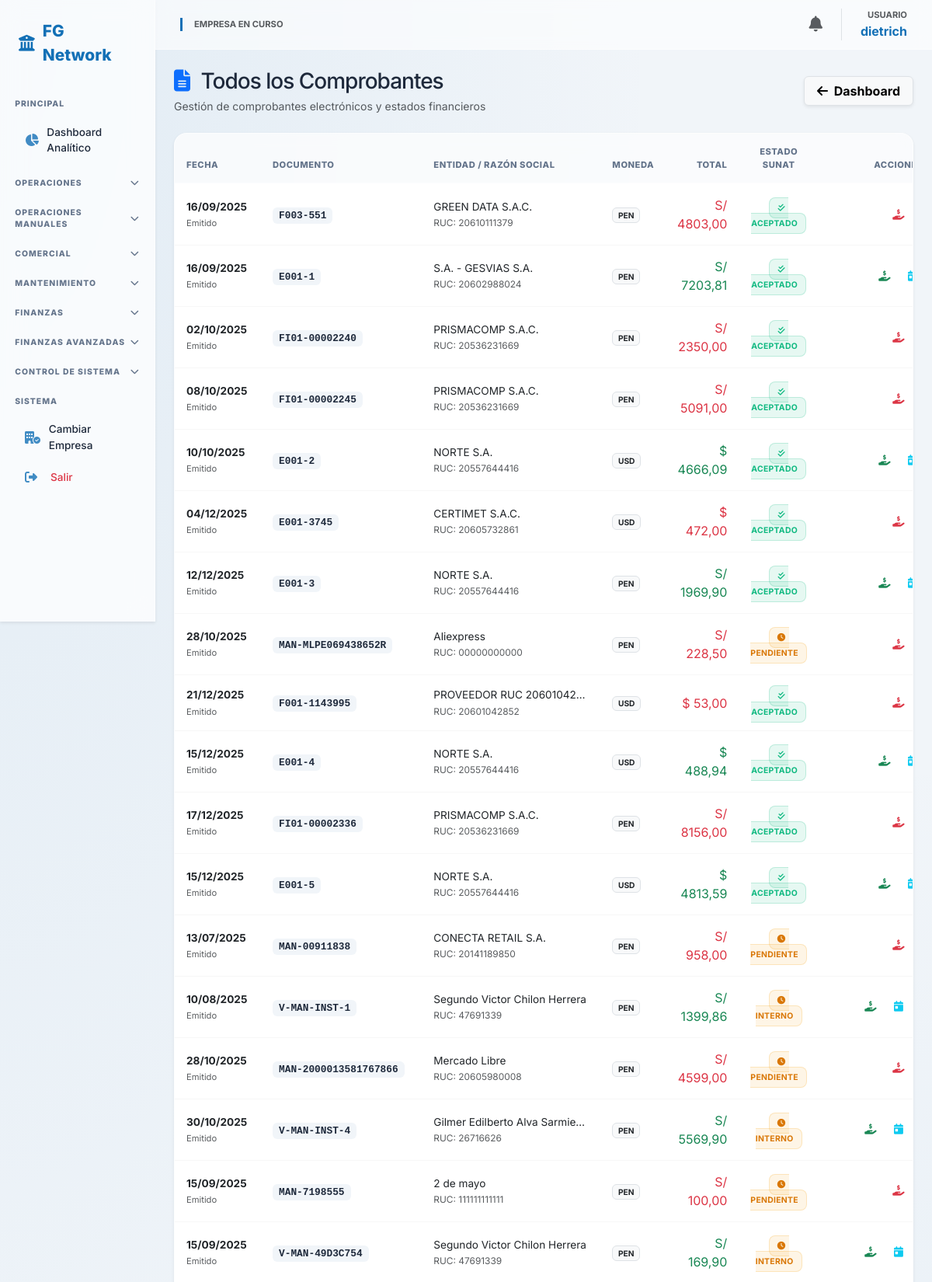
/sistema/trazabilidad/ (signed in, upper part), run on the app's committed database.
### core/models.py (models this page shows, shortened)
class Usuario(AbstractUser):
    empresa_actual = models.ForeignKey(Empresa, on_delete=models.SET_NULL, null=True, blank=True, related_name='usuarios_activos')
    rol = models.ForeignKey(Rol, on_delete=models.PROTECT, null=True)
    empresas_permitidas = models.ManyToManyField(Empresa, related_name='personal')

class Comprobante(models.Model):
    OP_CHOICES = [
        ('Compra', 'Compra'),
        ('Venta', 'Venta')]
    DOC_TIPOS = [
        ('Factura', 'Factura'),
        ('Boleta', 'Boleta'),
        ('Recibo', 'Recibo / Nota de Venta'),
        ('Otros', 'Otros (AliExpress/Amazon)')]
    empresa = models.ForeignKey(Empresa, on_delete=models.CASCADE)
    entidad = models.ForeignKey(Entidad, on_delete=models.PROTECT)
    tipo_documento = models.CharField(max_length=20, choices=DOC_TIPOS)
    operacion = models.CharField(max_length=20, choices=OP_CHOICES)
    serie = models.CharField(max_length=10)
    numero = models.CharField(max_length=20)
    fecha_emision = models.DateField()
    moneda = models.CharField(max_length=3, default='PEN')
    tipo_cambio = models.DecimalField(max_digits=10, decimal_places=3, default=1.0)
    subtotal = models.DecimalField(max_digits=12, decimal_places=2)
    igv = models.DecimalField(max_digits=12, decimal_places=2)
    total = models.DecimalField(max_digits=12, decimal_places=2)
    estado_sunat = models.CharField(max_length=20, default='PENDIENTE')
    es_escudo_tributario = models.BooleanField(default=False)
    es_flete = models.BooleanField(default=False)
    comprobante_asociado = models.ForeignKey('self', on_delete=models.SET_NULL, null=True, blank=True)

class Entidad(models.Model):
    TIPO_CHOICES = [('Proveedor', 'Proveedor'), ('Cliente', 'Cliente'), ('Ambos', 'Ambos')]
    DOC_CHOICES = [('RUC', 'RUC'), ('DNI', 'DNI')]
    empresa = models.ForeignKey(Empresa, on_delete=models.CASCADE)
    tipo_entidad = models.CharField(max_length=20, choices=TIPO_CHOICES)
    tipo_documento = models.CharField(max_length=10, choices=DOC_CHOICES)
    numero_documento = models.CharField(max_length=20) # Único por empresa logicamente
    nombre_razon_social = models.CharField(max_length=200)
    direccion = models.TextField(null=True, blank=True)

class CuentaEstado(models.Model):
    ESTADO_CHOICES = [('Pendiente', 'Pendiente'), ('Parcial', 'Parcial'), ('Cancelado', 'Cancelado')]
    comprobante = models.ForeignKey(Comprobante, on_delete=models.CASCADE, related_name='cuenta_estado')
    monto_total = models.DecimalField(max_digits=12, decimal_places=2)
    saldo_pendiente = models.DecimalField(max_digits=12, decimal_places=2)
    estado = models.CharField(max_length=20, choices=ESTADO_CHOICES, default='Pendiente')
    fecha_vencimiento = models.DateField()

### core/views.py (the view)
# urls.py: path('sistema/trazabilidad/', views.lista_comprobantes, name='lista_comprobantes'),
@login_required
def lista_comprobantes(request):
    emp_id = request.session.get('empresa_id')
    tipo = request.GET.get('tipo') # Puede ser 'Compra' o 'Venta'
    comprobantes = Comprobante.objects.filter(empresa_id=emp_id)
    if tipo:
        comprobantes = comprobantes.filter(operacion=tipo)
    return render(request, 'core/lista_comprobantes.html', {
        'comprobantes': comprobantes,
        'titulo': f"Listado de {tipo}s" if tipo else "Todos los Comprobantes"
    })

### core/context_processors.py (called while the page is built)
def global_context(request):
    context = {
        'n_count': 0,
        'n_alertas': [],
        'user_permisos': {}
    }
    if request.user.is_authenticated:
        emp_id = request.session.get('empresa_id')
        if emp_id:
            context['n_count'] = Notificacion.objects.filter(empresa_id=emp_id, leida=False).count()
            context['n_alertas'] = Notificacion.objects.filter(empresa_id=emp_id, leida=False)[:5]
        if hasattr(request.user, 'rol') and request.user.rol:
            context['user_permisos'] = request.user.rol.permisos
    return context

### core/templates/core/lista_comprobantes.html (shortened to what this page needs)
{% extends 'core/base.html' %}
{% block content %}
<div class="dashboard-container">
    <div class="d-flex flex-column flex-md-row justify-content-between align-items-md-center mb-4 gap-3">
        <div>
            <h3 class="fw-800 mb-1" style="color: var(--text-dark); letter-spacing: -1px;">
                <i class="fa-solid fa-file-lines text-primary me-2"></i> {{ titulo }}
            </h3>
            <p class="text-muted small mb-0">Gestión de comprobantes electrónicos y estados financieros</p>
        </div>
        <div class="d-flex gap-2">
            <a href="{% url 'dashboard' %}" class="btn btn-light border px-3 shadow-sm small fw-bold">
                <i class="fa-solid fa-arrow-left me-1"></i> Dashboard
            </a>
        </div>
    </div>
    <div class="glass-card p-0 overflow-hidden shadow-sm">
        <div class="table-responsive">
            <table class="table table-modern mb-0">
                <thead>
                    <tr>
                        <th style="width: 12%;">Fecha</th>
                        <th style="width: 15%;">Documento</th>
                        <th style="width: 25%;">Entidad / Razón Social</th>
                        <th style="width: 10%;">Moneda</th>
                        <th style="width: 13%; text-align: right;">Total</th>
                        <th style="width: 12%; text-align: center;">Estado SUNAT</th>
                        <th style="width: 13%; text-align: center;">Acciones</th>
                    </tr>
                </thead>
                <tbody>
                    {% for c in comprobantes %}
                    <tr>
                        <td>
                            <div class="fw-bold text-dark">{{ c.fecha_emision|date:"d/m/Y" }}</div>
                            <small class="text-muted" style="font-size: 0.7rem;">Emitido</small>
                        </td>
                        <td>
                            <span class="doc-number">{{ c.serie }}-{{ c.numero }}</span>
                        </td>
                        <td>
                            <div class="fw-800 text-dark text-truncate" style="max-width: 200px;">
                                {{ c.entidad.nombre_razon_social }}
                            </div>
                            <small class="text-muted">RUC: {{ c.entidad.numero_documento }}</small>
                        </td>
                        <td>
                            <span class="badge bg-light text-dark border fw-bold">{{ c.moneda }}</span>
                        </td>
                        <td class="text-end">
                            <div class="fw-800 {% if c.operacion == 'Compra' %}text-danger{% else %}text-success{% endif %}" style="font-size: 1rem;">
                                {% if c.moneda == 'USD' %}${% else %}S/{% endif %} {{ c.total|floatformat:2 }}
                            </div>
                        </td>
                        <td class="text-center">
                            {% if c.estado_sunat == 'ACEPTADO' %}
                                <span class="badge-sunat badge-sunat-aceptado">
                                    <i class="fa-solid fa-check-double me-1"></i> ACEPTADO
                                </span>
                            {% else %}
                                <span class="badge-sunat badge-sunat-pendiente">
                                    <i class="fa-solid fa-clock me-1"></i> {{ c.estado_sunat }}
                                </span>
                            {% endif %}
                        </td>
                        <td class="text-center">
                            <div class="d-flex justify-content-center gap-1">
                                <a href="{% url 'validar_sunat' c.id %}" class="btn-action" title="Validar SUNAT">
                                </a>
                                <a href="{% url 'registrar_pago_comprobante' c.id %}" class="btn-action" title="Mover Dinero">
                                    <i class="fa-solid fa-hand-holding-dollar {% if c.operacion == 'Compra' %}text-danger{% else %}text-success{% endif %}"></i>
                                </a>
                                {% if c.operacion == 'Venta' %}
                                    {% for cuenta in c.cuenta_estado.all %}
                                        <a href="{% url 'configurar_cuotas' cuenta.id %}" class="btn-action" title="Programar Cuotas">
                                            <i class="fa-solid fa-calendar-day text-info"></i>
                                        </a>
                                    {% endfor %}
                                {% endif %}
                            </div>
                        </td>
                    </tr>
                    {% endfor %}
                </tbody>
            </table>
        </div>
    </div>
</div>
{% endblock %}

### core/templates/core/base.html (shortened to what this page needs)
<!DOCTYPE html>
<html lang="es">
<head>
    <link href="https://cdn.jsdelivr.net/npm/bootstrap@5.3.0/dist/css/bootstrap.min.css" rel="stylesheet">
    <link rel="stylesheet" href="https://cdnjs.cloudflare.com/ajax/libs/font-awesome/6.4.2/css/all.min.css">
</head>
<body>
<div class="container-fluid p-0">
    <div class="row g-0">
        <nav class="col-md-2 sidebar d-none d-md-block shadow-sm">
            <div class="sidebar-brand">
                <i class="fa-solid fa-building-columns"></i> FG Network
            </div>
            <div class="menu-header">PRINCIPAL</div>
            <a href="{% url 'dashboard' %}" class="nav-link-item">
                <i class="fa-solid fa-chart-pie"></i> Dashboard Analítico
            </a>
            <div class="menu-header" data-bs-toggle="collapse" data-bs-target="#menuOperaciones">
                OPERACIONES <i class="fa-solid fa-chevron-down chevron"></i>
            </div>
            <div class="menu-header" data-bs-toggle="collapse" data-bs-target="#menuManuales">
                OPERACIONES MANUALES <i class="fa-solid fa-chevron-down chevron"></i>
            </div>
            <div class="menu-header" data-bs-toggle="collapse" data-bs-target="#menuCotizaciones">
                COMERCIAL <i class="fa-solid fa-chevron-down chevron"></i>
            </div>
            <div class="menu-header" data-bs-toggle="collapse" data-bs-target="#menuMantenimiento">
                MANTENIMIENTO <i class="fa-solid fa-chevron-down chevron"></i>
            </div>
            <div class="menu-header" data-bs-toggle="collapse" data-bs-target="#menuFinanzas">
                FINANZAS <i class="fa-solid fa-chevron-down chevron"></i>
            </div>
            <div class="menu-header" data-bs-toggle="collapse" data-bs-target="#menuFinanzasAv">
                FINANZAS AVANZADAS <i class="fa-solid fa-chevron-down chevron"></i>
            </div>
            <div class="menu-header" data-bs-toggle="collapse" data-bs-target="#menuControl">
                CONTROL DE SISTEMA <i class="fa-solid fa-chevron-down chevron"></i>
            </div>
            <div class="menu-header">SISTEMA</div>
            <a href="{% url 'seleccionar_empresa' %}" class="nav-link-item"><i class="fa-solid fa-building-circle-check"></i> Cambiar Empresa</a>
            <a href="{% url 'logout' %}" class="text-danger"><i class="fa-solid fa-right-from-bracket"></i> Salir</a>
        </nav>
        <main class="col-md-10 main-content">
            <nav class="navbar d-flex justify-content-between sticky-top">
                <div class="d-flex align-items-center gap-3">
                    <div style="border-left: 3px solid var(--primary); padding-left: 15px;">
                        <span class="text-muted small d-block" style="font-size: 0.7rem; font-weight: 700; text-transform: uppercase;">Empresa en curso</span>
                    </div>
                </div>
                <div class="d-flex align-items-center gap-4">
                    <div class="dropdown">
                        <a href="#" class="text-muted position-relative" data-bs-toggle="dropdown">
                            <i class="fa-solid fa-bell fs-5"></i>
                        </a>
                    </div>
                    <div class="text-end border-start ps-4">
                        <span class="text-muted small d-block" style="font-size: 0.7rem; font-weight: 700;">USUARIO</span>
                        <span class="fw-bold" style="color: var(--primary);">{{ user.username }}</span>
                    </div>
                </div>
            </nav>
            <div class="p-4">
                {% block content %}{% endblock %}
            </div>
        </main>
    </div>
</div>
</body>
</html>

### core/templates/core/base.html (style rules this page uses)
:root { --primary: #1370b6; --primary-soft: rgba(19, 112, 182, 0.08); --glass-white: rgba(255, 255, 255, 0.75); --glass-border: rgba(255, 255, 255, 0.5); --text-dark: #1e293b; --text-muted: #64748b; --bg-fintech: #f1f5f9; }
body { background-color: var(--bg-fintech); background-image: radial-gradient(at 0% 0%, rgba(19, 112, 182, 0.07) 0px, transparent 50%), radial-gradient(at 100% 100%, rgba(19, 112, 182, 0.07) 0px, transparent 50%); background-attachment: fixed; font-family: 'Inter', sans-serif; color: var(--text-dark); margin: 0; }
.sidebar { background: var(--glass-white); backdrop-filter: blur(15px); -webkit-backdrop-filter: blur(15px); border-right: 1px solid var(--glass-border); height: 100vh; position: fixed; overflow-y: auto; z-index: 1000; padding-bottom: 50px; }
.sidebar-brand { padding: 1.5rem; font-weight: 800; color: var(--primary); font-size: 1.3rem; display: flex; align-items: center; gap: 10px; }
.menu-header { padding: 1rem 1.2rem 0.4rem; font-size: 0.65rem; font-weight: 800; text-transform: uppercase; color: var(--text-muted); letter-spacing: 1px; display: flex; justify-content: space-between; align-items: center; cursor: pointer; transition: all 0.2s; }
.sidebar a { color: var(--text-dark); text-decoration: none; padding: 0.6rem 1.2rem; display: flex; align-items: center; font-size: 0.85rem; font-weight: 500; border-radius: 8px; margin: 0.1rem 0.8rem; transition: all 0.2s ease; }
.sidebar a i { width: 25px; font-size: 1rem; margin-right: 8px; color: var(--primary); opacity: 0.8; }
.navbar { background: rgba(255, 255, 255, 0.6) !important; backdrop-filter: blur(10px); -webkit-backdrop-filter: blur(10px); border-bottom: 1px solid var(--glass-border); padding: 0.7rem 2rem; }
.main-content { margin-left: 16.666667%; min-height: 100vh; }
.menu-header i.chevron { transition: transform 0.3s ease; font-size: 0.7rem; }
.glass-card { background: var(--glass-white); backdrop-filter: blur(10px); border-radius: 16px; border: 1px solid var(--glass-border); box-shadow: 0 10px 30px rgba(0,0,0,0.03); padding: 20px; }

### core/templates/core/lista_comprobantes.html (style rules this page uses)
.table-modern thead th { background: rgba(248, 250, 252, 0.5); color: var(--text-muted); font-size: 0.7rem; text-transform: uppercase; font-weight: 800; letter-spacing: 0.5px; padding: 15px; border-bottom: 2px solid var(--glass-border); }
.table-modern tbody td { padding: 15px; vertical-align: middle; border-bottom: 1px solid rgba(0,0,0,0.03); font-size: 0.85rem; }
.badge-sunat { padding: 6px 10px; border-radius: 8px; font-weight: 700; font-size: 0.65rem; letter-spacing: 0.3px; }
.badge-sunat-aceptado { background: rgba(16, 185, 129, 0.1); color: #10b981; border: 1px solid rgba(16, 185, 129, 0.2); }
.badge-sunat-pendiente { background: rgba(245, 158, 11, 0.1); color: #d97706; border: 1px solid rgba(245, 158, 11, 0.2); }
.doc-number { font-family: 'Monaco', 'Consolas', monospace; background: #f1f5f9; padding: 3px 8px; border-radius: 6px; color: var(--text-dark); font-weight: 600; font-size: 0.8rem; }
.btn-action { width: 32px; height: 32px; display: inline-flex; align-items: center; justify-content: center; border-radius: 8px; transition: all 0.2s; border: 1px solid var(--glass-border); background: white; color: var(--text-muted); text-decoration: none; }
.btn-action i { font-size: 0.85rem; }

### data on the page
Usuario: username "dietrich"
Comprobante: fecha_emision "16/09/2025", serie "F003", numero "551", entidad.nombre_razon_social "GREEN DATA S.A.C.", entidad.numero_documento "20610111379", moneda "PEN", shows "S/", total "4803,00", estado_sunat "ACEPTADO" (drawn)
Comprobante: fecha_emision "16/09/2025", serie "E001", numero "1", entidad.nombre_razon_social "S.A. - GESVIAS S.A.", entidad.numero_documento "20602988024", moneda "PEN", shows "S/", total "7203,81", estado_sunat "ACEPTADO" (drawn)
Comprobante: fecha_emision "02/10/2025", serie "FI01", numero "00002240", entidad.nombre_razon_social "PRISMACOMP S.A.C.", entidad.numero_documento "20536231669", moneda "PEN", shows "S/", total "2350,00", estado_sunat "ACEPTADO" (drawn)
Comprobante: fecha_emision "08/10/2025", serie "FI01", numero "00002245", entidad.nombre_razon_social "PRISMACOMP S.A.C.", entidad.numero_documento "20536231669", moneda "PEN", shows "S/", total "5091,00", estado_sunat "ACEPTADO" (drawn)
Comprobante: fecha_emision "10/10/2025", serie "E001", numero "2", entidad.nombre_razon_social "NORTE S.A.", entidad.numero_documento "20557644416", moneda "USD", total "4666,09", estado_sunat "ACEPTADO" (drawn)
Comprobante: fecha_emision "04/12/2025", serie "E001", numero "3745", entidad.nombre_razon_social "CERTIMET S.A.C.", entidad.numero_documento "20605732861", moneda "USD", total "472,00", estado_sunat "ACEPTADO" (drawn)
Comprobante: fecha_emision "12/12/2025", serie "E001", numero "3", entidad.nombre_razon_social "NORTE S.A.", entidad.numero_documento "20557644416", moneda "PEN", shows "S/", total "1969,90", estado_sunat "ACEPTADO" (drawn)
Comprobante: fecha_emision "28/10/2025", serie "MAN", numero "MLPE069438652R", entidad.nombre_razon_social "Aliexpress", entidad.numero_documento "00000000000", moneda "PEN", shows "S/", total "228,50", estado_sunat "PENDIENTE"
Comprobante: fecha_emision "21/12/2025", serie "F001", numero "1143995", entidad.nombre_razon_social "PROVEEDOR RUC 20601042…", entidad.numero_documento "20601042852", moneda "USD", total "53,00", estado_sunat "ACEPTADO" (drawn)
Comprobante: fecha_emision "15/12/2025", serie "E001", numero "4", entidad.nombre_razon_social "NORTE S.A.", entidad.numero_documento "20557644416", moneda "USD", total "488,94", estado_sunat "ACEPTADO" (drawn)
Comprobante: fecha_emision "17/12/2025", serie "FI01", numero "00002336", entidad.nombre_razon_social "PRISMACOMP S.A.C.", entidad.numero_documento "20536231669", moneda "PEN", shows "S/", total "8156,00", estado_sunat "ACEPTADO" (drawn)
Comprobante: fecha_emision "15/12/2025", serie "E001", numero "5", entidad.nombre_razon_social "NORTE S.A.", entidad.numero_documento "20557644416", moneda "USD", total "4813,59", estado_sunat "ACEPTADO" (drawn)
Comprobante: fecha_emision "13/07/2025", serie "MAN", numero "00911838", entidad.nombre_razon_social "CONECTA RETAIL S.A.", entidad.numero_documento "20141189850", moneda "PEN", shows "S/", total "958,00", estado_sunat "PENDIENTE"
Comprobante: fecha_emision "10/08/2025", serie "V-MAN", numero "INST-1", entidad.nombre_razon_social "Segundo Victor Chilon Herrera", entidad.numero_documento "47691339", moneda "PEN", shows "S/", total "1399,86", estado_sunat "INTERNO"
Comprobante: fecha_emision "28/10/2025", serie "MAN", numero "2000013581767866", entidad.nombre_razon_social "Mercado Libre", entidad.numero_documento "20605980008", moneda "PEN", shows "S/", total "4599,00", estado_sunat "PENDIENTE"
Comprobante: fecha_emision "30/10/2025", serie "V-MAN", numero "INST-4", entidad.nombre_razon_social "Gilmer Edilberto Alva Sarmie…", entidad.numero_documento "26716626", moneda "PEN", shows "S/", total "5569,90", estado_sunat "INTERNO"
Comprobante: fecha_emision "15/09/2025", serie "MAN", numero "7198555", entidad.nombre_razon_social "2 de mayo", entidad.numero_documento "111111111111", moneda "PEN", shows "S/", total "100,00", estado_sunat "PENDIENTE"
Comprobante: fecha_emision "15/09/2025", serie "V-MAN", numero "49D3C754", entidad.nombre_razon_social "Segundo Victor Chilon Herrera", entidad.numero_documento "47691339", moneda "PEN", shows "S/", total "169,90", estado_sunat "INTERNO"

### other printed values
{{ titulo }} "Todos los Comprobantes"
